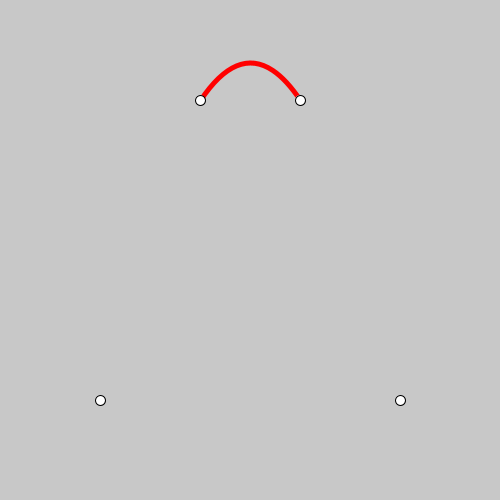
Frame 1 (no input)
Frame 60 (the mouse pressed at the canvas centre just before this capture): identical to frame 1, image omitted
Frame 120 (the mouse held since frame 60 and released just before this capture): identical to frame 1, image omitted

The Processing sketch that drew this single still picture (run headless with seeded random() and noise(); from frame 60 on, the mouse is pressed at the canvas centre):

// Processing sketch: MSDS_6390_Live_Session_2
// ── MSDS_6390_Live_Session_2.pde
int point0x = 100;
int point0y = 400;
int point1x = 200;
int point1y = 100;
int point2x = 300;
int point2y = 100;
int point3x = 400;
int point3y = 400;

void setup()
{
size(500,500);
}

void draw()
{
  background(200);

  noFill();
  stroke(255,0,0);
  strokeWeight(5);
  beginShape();
  //In order to make curve touch all points
  //simply add the first and last point again
    //curveVertex(point0x,point0y);
    curveVertex(point0x,point0y);
    curveVertex(point1x,point1y);  
    curveVertex(point2x,point2y);  
    curveVertex(point3x,point3y); 
    //curveVertex(point3x,point3y);
  endShape();
  
  stroke(0,0,0);
  strokeWeight(1);
  fill(255,255,255);
  ellipse(point0x,point0y, 10,10);
  ellipse(point1x,point1y, 10,10);
  ellipse(point2x,point2y, 10,10);
  ellipse(point3x,point3y, 10,10);
}
